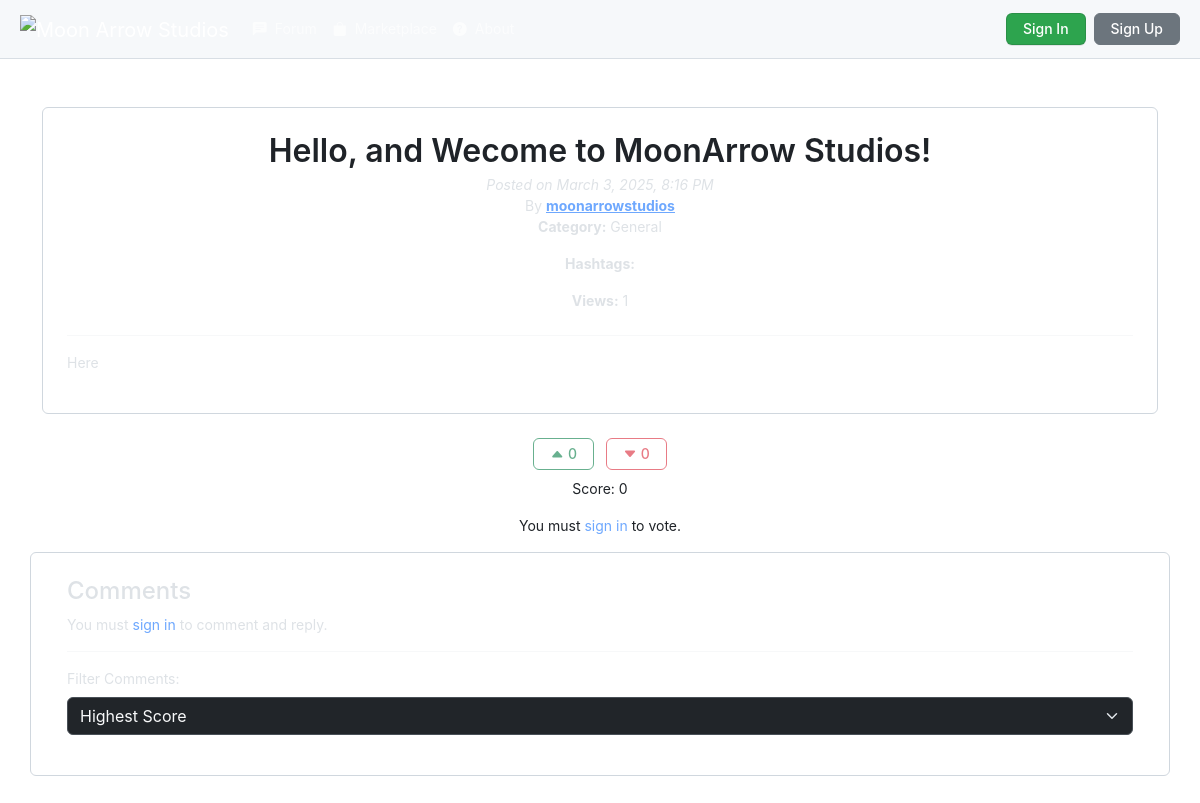
The page /php/view_post.php?id=74 on the database its author committed.
### tables this page shows
CREATE TABLE IF NOT EXISTS `posts` (
  `id` int NOT NULL AUTO_INCREMENT,
  `title` varchar(255) NOT NULL,
  `content` text NOT NULL,
  `category_id` int NOT NULL,
  `hashtags` text,
  `images` text,
  `created_at` timestamp NULL DEFAULT CURRENT_TIMESTAMP,
  `videos` text,
  `user_id` int NOT NULL,
  `upvotes` int DEFAULT '0',
  `downvotes` int DEFAULT '0',
  `status` enum('published','draft','hidden') NOT NULL DEFAULT 'published',
  `views` int DEFAULT '0',
  `updated_at` timestamp NULL DEFAULT CURRENT_TIMESTAMP ON UPDATE CURRENT_TIMESTAMP,
  PRIMARY KEY (`id`),
  KEY `fk_posts_categories` (`category_id`),
  KEY `user_id` (`user_id`)
);

CREATE TABLE IF NOT EXISTS `users` (
  `user_id` int NOT NULL AUTO_INCREMENT,
  `username` varchar(50) NOT NULL,
  `email` varchar(100) NOT NULL,
  `password` varchar(255) NOT NULL,
  `role` enum('admin','user') DEFAULT 'user',
  `created_at` datetime DEFAULT CURRENT_TIMESTAMP,
  `profile_picture` varchar(255) DEFAULT NULL,
  `banner` varchar(255) DEFAULT NULL,
  `description` text,
  `status` enum('active','suspended') NOT NULL DEFAULT 'active',
  PRIMARY KEY (`user_id`),
  UNIQUE KEY `username` (`username`),
  UNIQUE KEY `email` (`email`)
);

CREATE TABLE IF NOT EXISTS `categories` (
  `id` int NOT NULL AUTO_INCREMENT,
  `name` varchar(100) NOT NULL,
  PRIMARY KEY (`id`)
);

### php/view_post.php (the view, shortened to what this page needs)
<?php
require 'db_connect.php';
$post_id = isset($_GET['id']) ? intval($_GET['id']) : 0;
$stmt = $conn->prepare("SELECT posts.*, categories.name AS category_name, users.username
                        FROM posts
                        JOIN categories ON posts.category_id = categories.id
                        JOIN users ON posts.user_id = users.user_id
                        WHERE posts.id = ? AND posts.status = 'published'");
$stmt->bind_param("i", $post_id);
$stmt->execute();
$result = $stmt->get_result();
$post = $result->fetch_assoc();
?>
<!DOCTYPE html>
<html lang="en" data-bs-theme="dark">
<head> <?php include 'header.php'; ?>
	<link rel="stylesheet" href="https://cdnjs.cloudflare.com/ajax/libs/highlight.js/11.7.0/styles/default.min.css">
	<link rel="stylesheet" href="https://cdn.quilljs.com/1.3.7/quill.snow.css">
</head>
<body>
<div class="container mt-5">
    <div class="card">
        <div class="card-body">
            <div class="text-center mb-4">
                <h1 class="card-title mb-1"><?= htmlspecialchars($post['title'] ?? 'No Title') ?></h1>
                <p class="mb-0"><em>Posted on <?= date('F j, Y, g:i A', strtotime($post['created_at'])) ?></em></p>
                <p class="mb-0">By <strong><a href="profile.php?id=<?= htmlspecialchars($post['user_id']) ?>"><?= htmlspecialchars($post['username'] ?? 'Anonymous') ?></a></strong></p>
                <p><strong>Category:</strong> <?= htmlspecialchars($post['category_name'] ?? 'Uncategorized') ?></p>
                <p class="card-text"><strong>Hashtags:</strong> <?= htmlspecialchars($post['hashtags'] ?? '') ?></p>
                <p class="card-text"><strong>Views:</strong> <?= htmlspecialchars($post['views'] ?? '0') ?></p>
            </div>
            <hr>
            <div> <?= $post['content'] ?> </div>
        </div>
    </div>
</div>
	<div class="text-center mt-3">
		<button class="btn btn-outline-success me-2 upvote-btn <?= isset($_SESSION['user_id']) ? '' : 'disabled' ?>" data-post-id="<?= $post_id ?>" <?= isset($_SESSION['user_id']) ? '' : 'disabled' ?>>
			<i class="bi bi-caret-up-fill"></i> <span id="upvote-count"><?= $post['upvotes'] ?></span>
		</button>
		<button class="btn btn-outline-danger downvote-btn <?= isset($_SESSION['user_id']) ? '' : 'disabled' ?>" data-post-id="<?= $post_id ?>" <?= isset($_SESSION['user_id']) ? '' : 'disabled' ?>>
			<i class="bi bi-caret-down-fill"></i> <span id="downvote-count"><?= $post['downvotes'] ?></span>
		</button>
		<p class="mt-2">Score: <span id="score"><?= $post['upvotes'] - $post['downvotes'] ?></span></p>
	</div> <?php if (!isset($_SESSION['user_id'])): ?> <p class="text-center">You must <a href="sign_in/sign_in_html.php" class="text-decoration-none">sign in</a> to vote.</p> <?php endif; ?>
	<div class="card container">
		<div class="card-body">
			<h4>Comments</h4> <?php if (isset($_SESSION['user_id'])): ?> <div id="comment-editor" class="mb-3"></div>
			<button class="btn btn-primary" id="submit-comment" data-post-id="<?= $post_id ?>">Submit Comment</button> <?php else: ?> <p class="">You must <a href="sign_in/sign_in_html.php" class="text-decoration-none">sign in</a> to comment and reply.</p> <?php endif; ?>
			<hr>
            <div class="mb-3">
                <label for="filter" class="form-label">Filter Comments:</label>
                <select name="filter" id="filter" class="form-select me-2 bg-dark text-light">
                    <option value="highest_score" <?= isset($_GET['filter']) && $_GET['filter'] == 'highest_score' ? 'selected' : '' ?>>Highest Score</option>
                </select>
            </div>
		</div>
	</div>
	<br> <?php $conn->close(); ?> <script src="https://cdn.quilljs.com/1.3.7/quill.min.js"></script>
</body>

### php/header.php (style rules this page uses)
:root { --color-canvas-default: #ffffff; --color-canvas-subtle: #f6f8fa; --color-border-default: #d0d7de; --color-border-muted: #d8dee4; --color-btn-primary-bg: #2da44e; --color-btn-primary-hover-bg: #2c974b; --color-fg-default: #1F2328; --color-fg-muted: #656d76; --color-accent-fg: #0969da; --color-input-bg: #ffffff; --color-card-bg: #ffffff; --color-card-border: #d0d7de; --color-header-bg: #f6f8fa; --color-modal-bg: #ffffff; --color-alert-error-bg: #FFEBE9; --color-alert-error-border: rgba(255, 129, 130, 0.4); --color-alert-error-fg: #cf222e; }
.header { font-family: -apple-system, BlinkMacSystemFont, "Segoe UI", "Noto Sans", Helvetica, Arial, sans-serif; background-color: var(--color-canvas-default); color: var(--color-fg-default); line-height: 1.5; font-size: 14px; }
.header .btn { border-radius: 6px; padding: 5px 16px; font-size: 14px; font-weight: 500; line-height: 20px; transition: .2s cubic-bezier(0.3, 0, 0.5, 1); }

### php/view_post.php (style rules this page uses)
:root { --color-canvas-default: #ffffff; --color-canvas-subtle: #f6f8fa; --color-border-default: #d0d7de; --color-border-muted: #d8dee4; --color-btn-primary-bg: #2da44e; --color-btn-primary-hover-bg: #2c974b; --color-fg-default: #1F2328; --color-fg-muted: #656d76; --color-accent-fg: #0969da; --color-input-bg: #ffffff; --color-vote-active: #238636; --color-downvote-active: #cf222e; --color-comment-bg: #ffffff; --color-comment-border: #d0d7de; --color-reply-bg: #f6f8fa; --color-code-bg: #f6f8fa; --color-media-overlay: rgba(0, 0, 0, 0.5); }
.card-title { font-size: 32px; font-weight: 600; margin-bottom: 8px; color: var(--color-fg-default); }
.card { background-color: var(--color-canvas-default); border: 1px solid var(--color-border-default); border-radius: 6px; margin-bottom: 24px; }
.card-body { padding: 24px; }
.upvote-btn, .downvote-btn { padding: 6px 12px; border-radius: 6px; border: 1px solid var(--color-border-default); background-color: var(--color-canvas-default); transition: all 0.2s ease; }

### rows shown on the page
posts: title "Hello, and Wecome to MoonArrow Studios!", created_at "March 3, 2025, 8:16 PM", user.username "moonarrowstudios", category.name "General", views "1", content "Here", upvotes "0", downvotes "0", $post['upvotes']-$post['downvotes'] "0"
